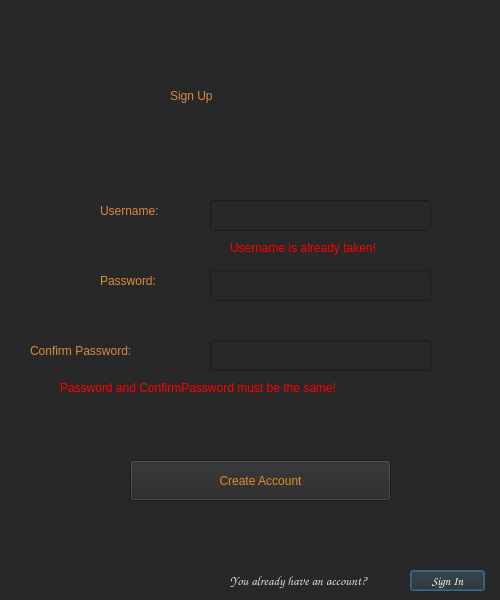
<?xml version="1.0" encoding="UTF-8"?>
<ui version="4.0">
 <class>Dialog</class>
 <widget class="QDialog" name="Dialog">
  <property name="geometry">
   <rect>
    <x>0</x>
    <y>0</y>
    <width>500</width>
    <height>600</height>
   </rect>
  </property>
  <property name="windowTitle">
   <string>Dialog</string>
  </property>
  <property name="styleSheet">
   <string notr="true">background-color: rgb(40,40,40);</string>
  </property>
  <widget class="QLabel" name="label">
   <property name="geometry">
    <rect>
     <x>170</x>
     <y>70</y>
     <width>201</width>
     <height>51</height>
    </rect>
   </property>
   <property name="styleSheet">
    <string notr="true">color: rgb(217, 139, 64);
font: 40pt &quot;Algerian&quot;;</string>
   </property>
   <property name="text">
    <string>Sign Up</string>
   </property>
  </widget>
  <widget class="QLabel" name="label_2">
   <property name="geometry">
    <rect>
     <x>100</x>
     <y>190</y>
     <width>91</width>
     <height>41</height>
    </rect>
   </property>
   <property name="styleSheet">
    <string notr="true">color: rgb(217, 139, 64);
font: 700 20pt &quot;Agency FB&quot;;</string>
   </property>
   <property name="text">
    <string>Username:</string>
   </property>
  </widget>
  <widget class="QLabel" name="label_3">
   <property name="geometry">
    <rect>
     <x>100</x>
     <y>260</y>
     <width>91</width>
     <height>41</height>
    </rect>
   </property>
   <property name="styleSheet">
    <string notr="true">color: rgb(217, 139, 64);
font: 700 20pt &quot;Agency FB&quot;;</string>
   </property>
   <property name="text">
    <string>Password:</string>
   </property>
  </widget>
  <widget class="QLineEdit" name="username">
   <property name="geometry">
    <rect>
     <x>210</x>
     <y>200</y>
     <width>221</width>
     <height>31</height>
    </rect>
   </property>
   <property name="styleSheet">
    <string notr="true">color:rgb(255, 255, 255);font-size:15pt;font-family: cursive;</string>
   </property>
   <property name="text">
    <string/>
   </property>
  </widget>
  <widget class="QLineEdit" name="password">
   <property name="geometry">
    <rect>
     <x>210</x>
     <y>270</y>
     <width>221</width>
     <height>31</height>
    </rect>
   </property>
   <property name="styleSheet">
    <string notr="true">color: rgb(255, 255, 255);font-size:15pt;font-family: cursive;</string>
   </property>
   <property name="text">
    <string/>
   </property>
  </widget>
  <widget class="QLabel" name="label_4">
   <property name="geometry">
    <rect>
     <x>230</x>
     <y>570</y>
     <width>181</width>
     <height>21</height>
    </rect>
   </property>
   <property name="styleSheet">
    <string notr="true">color:rgb(225, 225, 225);
font-size:10pt;font-family: cursive;</string>
   </property>
   <property name="text">
    <string>You already have an account?</string>
   </property>
  </widget>
  <widget class="QPushButton" name="signInButton">
   <property name="geometry">
    <rect>
     <x>410</x>
     <y>570</y>
     <width>75</width>
     <height>21</height>
    </rect>
   </property>
   <property name="styleSheet">
    <string notr="true">color: rgb(255, 255, 255);
font-family: cursive;</string>
   </property>
   <property name="text">
    <string>Sign In</string>
   </property>
  </widget>
  <widget class="QPushButton" name="createAccountButton">
   <property name="geometry">
    <rect>
     <x>130</x>
     <y>460</y>
     <width>261</width>
     <height>41</height>
    </rect>
   </property>
   <property name="styleSheet">
    <string notr="true">color: rgb(223, 141, 42);
font: 22pt &quot;Cooper Black&quot;;</string>
   </property>
   <property name="text">
    <string>Create Account</string>
   </property>
  </widget>
  <widget class="QLabel" name="label_5">
   <property name="geometry">
    <rect>
     <x>30</x>
     <y>330</y>
     <width>171</width>
     <height>41</height>
    </rect>
   </property>
   <property name="styleSheet">
    <string notr="true">color: rgb(217, 139, 64);
font: 700 20pt &quot;Agency FB&quot;;</string>
   </property>
   <property name="text">
    <string>Confirm Password:</string>
   </property>
  </widget>
  <widget class="QLineEdit" name="confirmPassword">
   <property name="geometry">
    <rect>
     <x>210</x>
     <y>340</y>
     <width>221</width>
     <height>31</height>
    </rect>
   </property>
   <property name="styleSheet">
    <string notr="true">color: rgb(255, 255, 255);font-size:15pt;font-family: cursive;</string>
   </property>
   <property name="text">
    <string/>
   </property>
  </widget>
  <widget class="QLabel" name="error_password">
   <property name="geometry">
    <rect>
     <x>60</x>
     <y>380</y>
     <width>371</width>
     <height>16</height>
    </rect>
   </property>
   <property name="styleSheet">
    <string notr="true">font: 900 10pt &quot;Arial Black&quot;;
color: rgb(255, 0, 0);</string>
   </property>
   <property name="text">
    <string>Password and ConfirmPassword must be the same!</string>
   </property>
  </widget>
  <widget class="QLabel" name="error_usernametaken">
   <property name="geometry">
    <rect>
     <x>230</x>
     <y>240</y>
     <width>201</width>
     <height>16</height>
    </rect>
   </property>
   <property name="styleSheet">
    <string notr="true">font: 900 10pt &quot;Arial Black&quot;;
color: rgb(255, 0, 0);</string>
   </property>
   <property name="text">
    <string>Username is already taken!</string>
   </property>
  </widget>
 </widget>
 <resources/>
 <connections/>
</ui>
